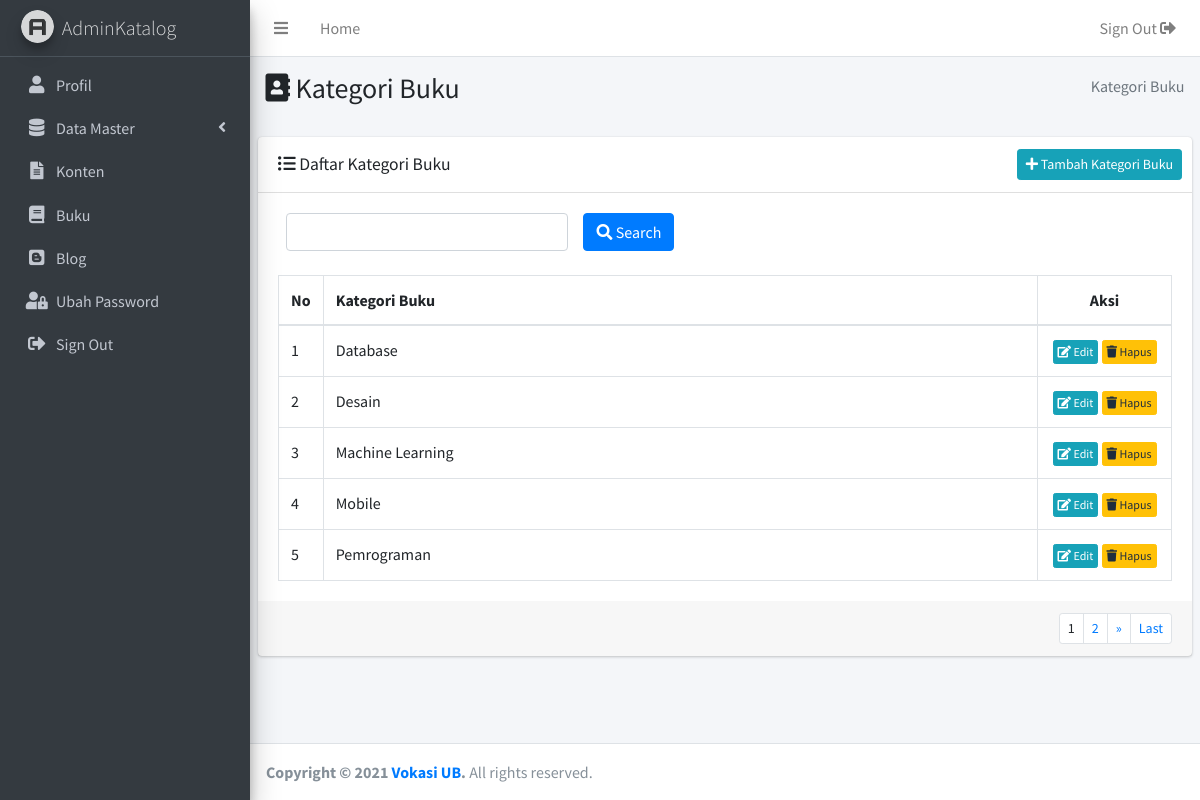
Page /admin/kategoribuku.php (signed in) on the committed database.
### tables this page shows
CREATE TABLE `kategori_buku` (
  `id_kategori_buku` int(11) NOT NULL,
  `kategori_buku` varchar(50) DEFAULT NULL
);

### admin/kategoribuku.php (the view, shortened to what this page needs)
<?php
  include('../koneksi/koneksi.php');
?>
<!DOCTYPE html>
<html>
<head>
<?php include("includes/head.php") ?>
</head>
<body class="hold-transition sidebar-mini layout-fixed">
<div class="wrapper">
<?php include("includes/header.php") ?>
  <?php include("includes/sidebar.php") ?>
  <div class="content-wrapper">
    <section class="content-header">
      <div class="container-fluid">
        <div class="row mb-2">
          <div class="col-sm-6">
            <h3><i class="fas fa-address-book"></i> Kategori Buku</h3>
          </div>
          <div class="col-sm-6">
            <ol class="breadcrumb float-sm-right">
              <li class="breadcrumb-item active"> Kategori Buku</li>
            </ol>
          </div>
        </div>
      </div>
    </section>
    <section class="content">
            <div class="card">
              <div class="card-header">
                <h3 class="card-title" style="margin-top:5px;"><i class="fas fa-list-ul"></i> Daftar  Kategori Buku</h3>
                <div class="card-tools">
                  <a href="tambahkategoribuku.php" class="btn btn-sm btn-info float-right"><i class="fas fa-plus"></i> Tambah  Kategori Buku</a>
                </div>
              </div>
              <div class="card-body">
                <div class="col-md-12">
                  <form method="get" action="kategoribuku.php">
                    <div class="row">
                      <div class="col-md-4 bottom-10">
                        <input type="text" class="form-control" id="kata_kunci" name="katakunci">
                      </div>
                      <div class="col-md-5 bottom-10">
                        <button type="submit" class="btn btn-primary"><i class="fas fa-search"></i>  Search</button>
                      </div>
                    </div>
                  </form>
                </div><br>
                <table class="table table-bordered">
                  <thead>
                    <tr>
                      <th width="5%">No</th>
                      <th width="80%">Kategori Buku</th>
                      <th width="15%"><center>Aksi</center></th>
                    </tr>
                  </thead>
                  <tbody>
                    <?php
                    $batas = 5;
                    if(!isset($_GET['halaman'])){
                      $posisi = 0;
                    }else{
                      $halaman = $_GET['halaman'];
                      $posisi = ($halaman-1) * $batas;
                    }
                    $sql_k = "SELECT `id_kategori_buku`,`kategori_buku`FROM `kategori_buku` ";
                    if (isset($_GET["katakunci"])){
                      $katakunci = $_GET["katakunci"];
                    }else {
                      $katakunci = "";
                    }
                    $sql_k .= " where `kategori_buku` LIKE '%$katakunci%'";
                    $sql_k .= " ORDER BY `kategori_buku` limit $posisi, $batas ";
                    $query_k = mysqli_query($koneksi,$sql_k);
                    $no = $posisi+1;
                    while($data_k = mysqli_fetch_row($query_k)){
                        $id_kategori_buku = $data_k[0];
                        $kategori_buku = $data_k[1];
                    ?>
                    <tr>
                        <td><?php echo $no;?></td>
                        <td><?php echo $kategori_buku;?></td>
                        <td align="center">
                        <a href="editkategoribuku.php?data=<?php echo $id_kategori_buku;?>"
                        class="btn btn-xs btn-info"><i class="fas fa-edit"></i> Edit</a>
                        <a href="javascript:if(confirm('Anda yakin ingin menghapus data <?php echo $kategori_buku; ?>
                        ?'))window.location.href = 'kategoribuku.php?aksi=hapus&data=<?php echo $id_kategori_buku;?>
                        &notif=hapusberhasil'"class="btn btn-xs btn-warning">
                        <i class="fas fa-trash"></i> Hapus</a>
                      </td>
                    </tr>
                    <?php $no++;}?>
                    </tbody>
                </table>
              </div>
              <?php
                include("includes/pagination.php")
              ?>
            </div>
    </section>
  </div>
  <?php include("includes/footer.php") ?>
</div>
</body>
</html>

### admin/includes/head.php (style rules this page uses)
.card-body { overflow-x:auto; }
tbody tr td { max-width: 500px;white-space: nowrap; overflow: hidden;text-overflow: ellipsis; }

### rows in the picture
kategori_buku: kategori_buku "Database"
kategori_buku: kategori_buku "Desain"
kategori_buku: kategori_buku "Machine Learning"
kategori_buku: kategori_buku "Mobile"
kategori_buku: kategori_buku "Pemrograman"
